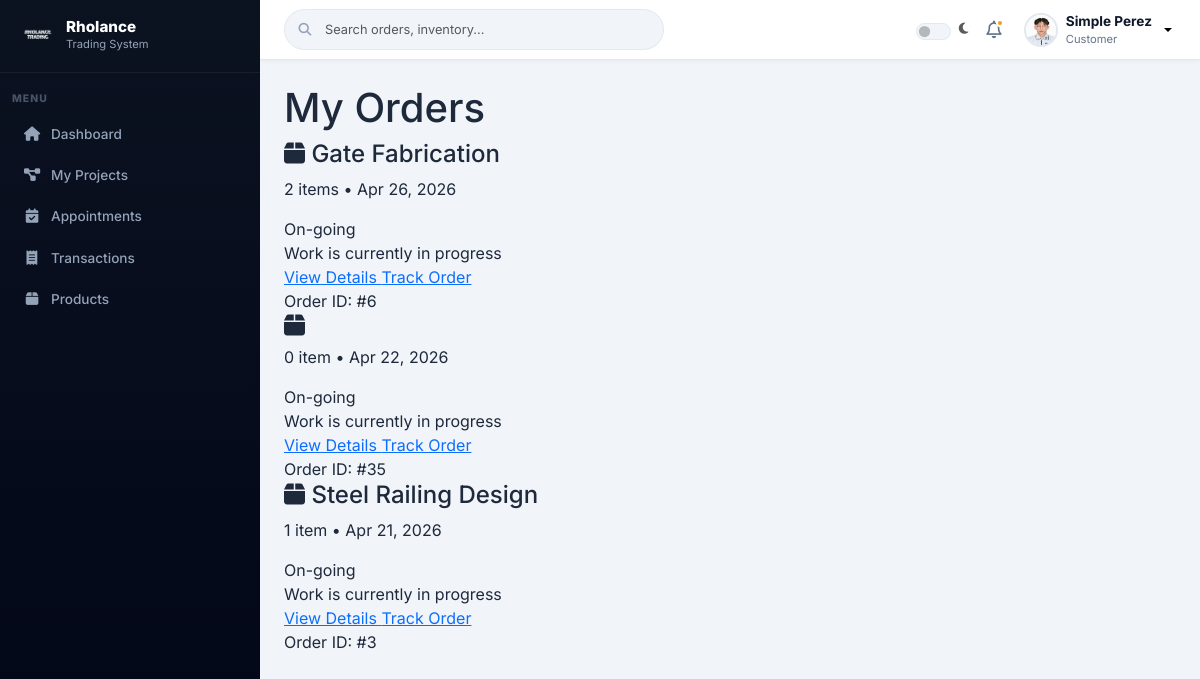
The app's page /orders/my_orders.php (signed in) with its own data.
### tables this page shows
CREATE TABLE `users` (
  `id` int(11) NOT NULL,
  `name` varchar(100) NOT NULL,
  `email` varchar(100) NOT NULL,
  `password` varchar(255) NOT NULL,
  `role` enum('admin','staff','welder','customer') NOT NULL,
  `branch_id` int(11) DEFAULT NULL,
  `status` enum('active','blocked','archived') DEFAULT 'active',
  `reset_token` varchar(255) DEFAULT NULL,
  `token_expiry` datetime DEFAULT NULL,
  `is_verified` tinyint(1) DEFAULT 0,
  `verification_code` varchar(6) DEFAULT NULL,
  `code_expiry` datetime DEFAULT NULL,
  `avatar` varchar(255) DEFAULT NULL
);

CREATE TABLE `items` (
  `id` int(11) NOT NULL,
  `name` varchar(100) DEFAULT NULL,
  `category` varchar(100) DEFAULT NULL,
  `stock` int(11) DEFAULT 0,
  `image` varchar(255) DEFAULT NULL,
  `price` decimal(10,2) DEFAULT NULL
);

CREATE TABLE `custom_orders` (
  `id` int(11) NOT NULL,
  `customer_id` int(11) DEFAULT NULL,
  `branch_id` int(11) DEFAULT NULL,
  `material` varchar(100) DEFAULT NULL,
  `dimensions` varchar(100) DEFAULT NULL,
  `instructions` text DEFAULT NULL,
  `status` enum('Appointment','Initial Payment','On-going','For Delivery','Backjobs','Cancelled','Completed') DEFAULT 'Appointment',
  `estimated_completion` date DEFAULT NULL,
  `created_at` timestamp NOT NULL DEFAULT current_timestamp(),
  `reference_image` varchar(255) DEFAULT NULL,
  `appointment_date` date DEFAULT NULL,
  `user_id` int(11) DEFAULT NULL,
  `customer_name` varchar(255) DEFAULT NULL,
  `order_type` enum('walk-in','online') DEFAULT 'walk-in',
  `expected_date` date DEFAULT NULL,
  `image` varchar(255) DEFAULT NULL,
  `project_name` varchar(255) DEFAULT NULL,
  `category` varchar(100) DEFAULT NULL,
  `description` text DEFAULT NULL,
  `updated_at` timestamp NOT NULL DEFAULT current_timestamp() ON UPDATE current_timestamp()
);

### orders/my_orders.php (the view, shortened to what this page needs)
<?php
include __DIR__ . '/../config/database.php';
include __DIR__ . '/../includes/sidebar.php';
include __DIR__ . '/../includes/header.php';
$customerId = $_SESSION['user_id'];
$orders = mysqli_query($conn, "
    SELECT
        co.id,
        co.material,
        co.dimensions,
        co.status,
        co.created_at,
        co.reference_image,
        i.name AS item_name,
        oi.quantity
    FROM custom_orders co
    LEFT JOIN order_items oi ON co.id = oi.order_id
    LEFT JOIN items i ON oi.item_id = i.id
    WHERE co.customer_id = '$customerId'
    ORDER BY co.created_at DESC
");
$groupedOrders = [];
while ($row = mysqli_fetch_assoc($orders)) {
    $id = $row['id'];
    if (!isset($groupedOrders[$id])) {
        $groupedOrders[$id] = [
            'material' => $row['material'],
            'status' => $row['status'],
            'created_at' => $row['created_at'],
            'reference_image' => $row['reference_image'],
            'items' => []
        ];
    }
    if (!empty($row['item_name'])) {
        $groupedOrders[$id]['items'][] = [
            'name' => $row['item_name'],
            'qty' => $row['quantity']
        ];
    }
}
?>
<div class="main">
<h1>My Orders</h1>
<div class="orders-container">
<?php foreach ($groupedOrders as $id => $order):
     $statusText = '';
$statusType = '';
switch($order['status']){
    case 'On-going':
        $statusText = 'Work is currently in progress';
        $statusType = 'progress';
    break;
}
    $statusClass = strtolower(str_replace(' ', '-', $order['status']));
    $firstItem = $order['items'][0]['name'] ?? $order['material'];
    $totalItems = count($order['items']);
?>
<div class="order-card modern">
    <div class="order-top">
        <div class="order-info">
            <h4>
                <i class="fa fa-box"></i>
                <?= htmlspecialchars($firstItem) ?>
            </h4>
            <p class="order-meta">
                <?= $totalItems ?> item<?= $totalItems > 1 ? 's' : '' ?> •
                <?= date('M d, Y', strtotime($order['created_at'])) ?>
            </p>
        </div>
        <span class="status status-<?= $statusClass ?>">
            <?= htmlspecialchars($order['status']) ?>
        </span>
        <div class="status-message status-<?= $statusType ?>">
    <?= htmlspecialchars($statusText) ?>
</div>
    </div>
<div class="order-actions">
    <a href="view_order.php?id=<?= urlencode($id) ?>" class="btn-view">
        View Details
    </a>
    <?php if (!in_array($order['status'], ['Cancelled', 'Completed'])): ?>
        <a href="track_order.php?id=<?= urlencode($id) ?>" class="btn-track">
            Track Order
        </a>
    <?php endif; ?>
</div>
    <div class="order-id">
        Order ID: #<?= htmlspecialchars($id) ?>
    </div>
</div>
<?php endforeach; ?>
</div>
</div>

### includes/header.php (shortened to what this page needs)
<?php
include __DIR__ . '/../config/database.php';
$user_id  = $_SESSION['user_id'] ?? 0;
$userName = $_SESSION['name']    ?? 'User';
$userRole = ucfirst($_SESSION['role'] ?? 'Guest');
$avatar   = '';
if ($user_id && isset($conn)) {
    $stmt = $conn->prepare("SELECT avatar FROM users WHERE id=?");
    $stmt->bind_param("i", $user_id);
    $stmt->execute();
    $res = $stmt->get_result();
    if ($row = $res->fetch_assoc()) $avatar = $row['avatar'] ?? '';
}
?>
<!DOCTYPE html>
<html lang="en" data-bs-theme="light">
<head>
    <link rel="stylesheet" href="https://cdn.jsdelivr.net/npm/bootstrap@5.3.3/dist/css/bootstrap.min.css">
    <link rel="stylesheet" href="https://cdnjs.cloudflare.com/ajax/libs/font-awesome/6.5.1/css/all.min.css">
    <link rel="stylesheet" href="<?= BASE_URL ?>assets/css/custom.css">
</head>
<body class="admin">
<header class="rh-topbar">
    <div class="rh-topbar-search">
        <input type="text" class="form-control" id="liveSearch"
               placeholder="Search orders, inventory..." autocomplete="off">
    </div>
    <div class="rh-topbar-right">
        <div class="form-check form-switch mb-0 d-flex align-items-center gap-2">
            <input class="form-check-input" type="checkbox" id="darkModeToggle"
                   style="width:2.2em;height:1.1em;cursor:pointer;">
            <label class="form-check-label text-muted" for="darkModeToggle" style="font-size:.8rem;">
                <i class="fas fa-moon"></i>
            </label>
        </div>
        <button class="rh-notif-btn">
            <i class="far fa-bell"></i>
            <span class="rh-notif-dot"></span>
        </button>
        <div class="dropdown">
            <button class="rh-user-btn dropdown-toggle" id="userMenuBtn"
                    data-bs-toggle="dropdown" aria-expanded="false"
                    style="--bs-btn-focus-shadow-rgb:none;">
                <div class="rh-avatar">
                    <?php if (!empty($avatar)): ?>
                        <img src="<?= BASE_URL ?>uploads/<?= htmlspecialchars($avatar) ?>" alt="Avatar">
                    <?php else: ?>
                        <?= strtoupper(substr($userName, 0, 1)) ?>
                    <?php endif; ?>
                </div>
                <div class="text-start d-none d-md-block">
                    <div class="rh-user-name"><?= htmlspecialchars($userName) ?></div>
                    <div class="rh-user-role"><?= htmlspecialchars($userRole) ?></div>
                </div>
            </button>
        </div>
    </div>
</header>

### assets/css/custom.css (style rules this page uses)
:root { --bs-primary: #0F172A; --bs-primary-rgb: 15, 23, 42; --bs-secondary: #64748B; --bs-secondary-rgb: 100, 116, 139; --bs-warning: #F59E0B; --bs-warning-rgb: 245, 158, 11; --bs-success: #10B981; --bs-success-rgb: 16, 185, 129; --bs-danger: #EF4444; --bs-danger-rgb: 239, 68, 68; --bs-info: #3B82F6; --bs-info-rgb: 59, 130, 246; --bs-body-bg: #F1F5F9; --bs-body-color: #1E293B; --bs-border-color: #E2E8F0; --bs-border-radius: 0.625rem; --bs-border-radius-lg: 0.875rem; --bs-border-radius-xl: 1.125rem; --bs-font-sans-serif: 'Inter', system-ui, -apple-system, sans-serif; --bs-link-color: #F59E0B; --bs-link-hover-color: #D97706; --bs-card-border-color: #E2E8F0; --bs-card-cap-bg: #F8FAFC; --rh-accent: #F59E0B; --rh-accent-hover: #D97706; --rh-dark: #0F172A; --rh-dark2: #1E293B; --rh-dark3: #334155; --rh-muted: #64748B; --rh-sidebar-width: 260px; --rh-topbar-height: 60px; --rh-shadow: 0 4px 16px rgba(0,0,0,.07); --rh-shadow-lg: 0 10px 30px rgba(0,0,0,.10); --muted: #64748B; --text-muted: #64748B; --accent: #F59E0B; --primary: #0F172A; --border: #E2E8F0; --card: #FFFFFF; --text: #1E293B; }
.main { margin-left: var(--rh-sidebar-width); margin-top: var(--rh-topbar-height); padding: 24px; min-height: calc(100vh - var(--rh-topbar-height)); background: var(--bs-body-bg); }
*, *::before, *::after { box-sizing: border-box; }
body { font-family: var(--bs-font-sans-serif); background: var(--bs-body-bg); color: var(--bs-body-color); }
.form-control, .form-select { border-radius: .625rem; border: 1px solid var(--bs-border-color); font-size: .875rem; padding: .6rem 1rem; transition: border-color .2s, box-shadow .2s; }
.rh-topbar { position: fixed; top: 0; left: var(--rh-sidebar-width); right: 0; height: var(--rh-topbar-height); background: #fff; border-bottom: 1px solid var(--bs-border-color); display: flex; align-items: center; justify-content: space-between; padding: 0 24px; z-index: 1040; box-shadow: 0 1px 4px rgba(0,0,0,.05); gap: 16px; }
.rh-topbar-search { position: relative; flex: 1; max-width: 380px; }
.rh-topbar-search .form-control { padding-left: 2.5rem; border-radius: 999px; background: var(--bs-body-bg); border-color: var(--bs-border-color); font-size: .8rem; }
.rh-topbar-right { display: flex; align-items: center; gap: 14px; }
.rh-notif-btn { position: relative; background: none; border: none; color: var(--rh-muted); font-size: 1.1rem; cursor: pointer; padding: 4px; }
.rh-notif-dot { position: absolute; top: 2px; right: 2px; width: 8px; height: 8px; background: var(--rh-accent); border-radius: 50%; border: 2px solid #fff; }
.rh-user-btn { display: flex; align-items: center; gap: 8px; background: none; border: none; cursor: pointer; padding: 4px; }
.rh-avatar { width: 34px; height: 34px; border-radius: 50%; background: var(--rh-dark2); color: #fff; font-weight: 700; font-size: .85rem; display: flex; align-items: center; justify-content: center; overflow: hidden; flex-shrink: 0; border: 2px solid var(--bs-border-color); }
.rh-avatar img { width: 100%; height: 100%; object-fit: cover; }
.rh-user-name { font-size: .85rem; font-weight: 700; color: var(--rh-dark); }
.rh-user-role { font-size: .7rem; color: var(--rh-muted); }

### records on screen
users: avatar (picture)
items: name "Gate Fabrication"
custom_orders: totalItems "0", created_at "Apr 22, 2026", status "On-going", status "Work is currently in progress", id "35"
custom_orders: items.name "Steel Railing Design", totalItems "1", created_at "Apr 21, 2026", status "On-going", status "Work is currently in progress", id "3"

### other values on screen
$label "Dashboard My Projects Appointments Transactions Products"
$userName "Simple Perez"
$userRole "Customer"
$totalItems "2"
date('M d, Y', strtotime($order['created_at'])) "Apr 26, 2026"
$order['status'] "On-going"
$statusText "Work is currently in progress"
$id "6"
